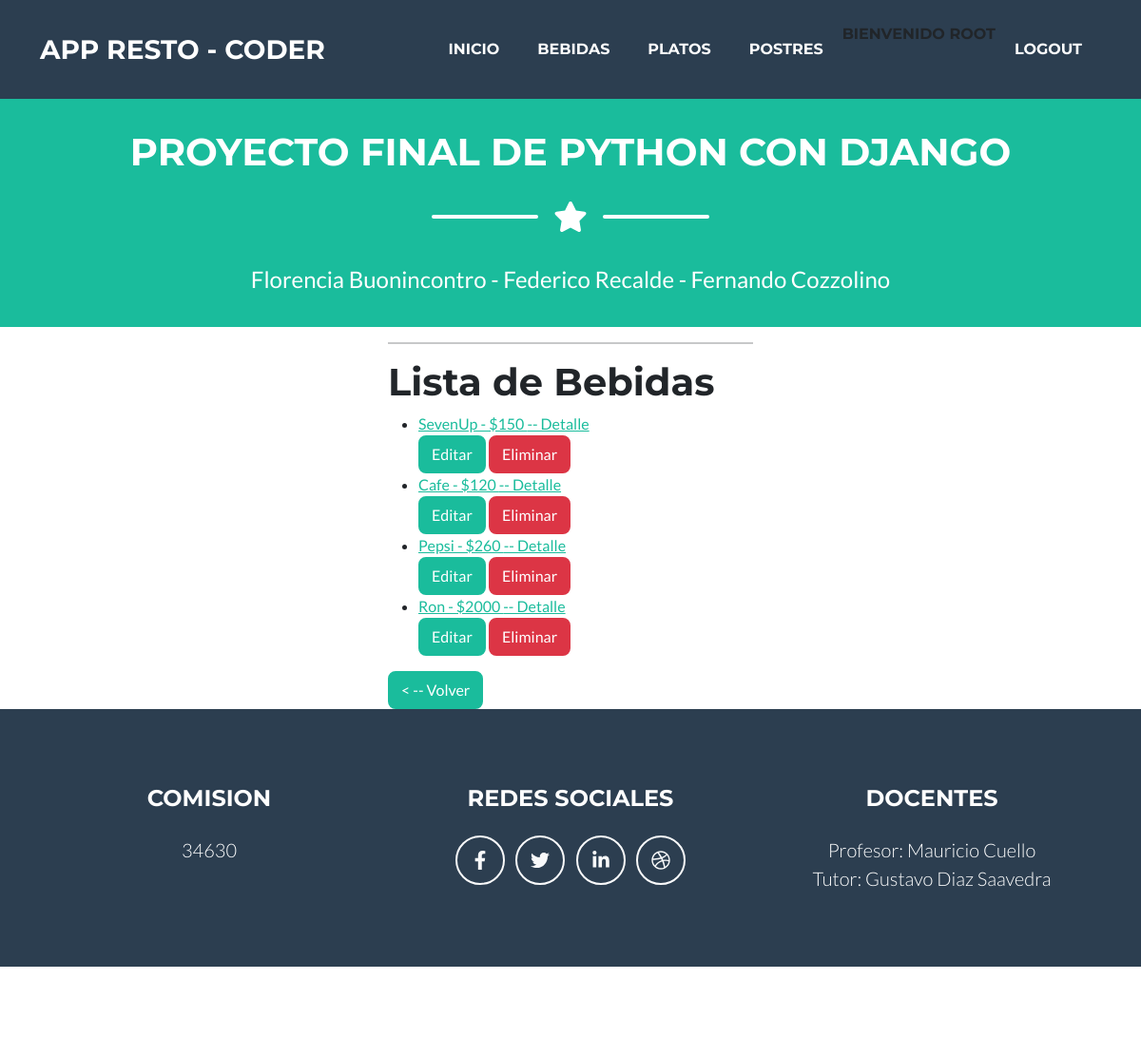
/bebidas_list (signed in), run on the app's committed database.
### AppResto/models.py (models this page shows)
class Bebida(models.Model):
    bebida =  models.CharField(max_length=50)
    precio =  models.IntegerField()
    def __str__(self):
        return f'{self.bebida} - ${self.precio}'

### AppResto/views.py (the view)
# urls.py: path('bebidas_list', BebidaList.as_view(), name='Bebidas_list'),
class BebidaList(LoginRequiredMixin, ListView):
    model = Bebida
    template_name = 'bebidas_list.html'
    context_object_name = "bebidas"

### AppResto/templates/bebidas_list.html
{% extends 'padre.html' %}
{% load static %}
{% block contenidoDinamico %}
<h1> Lista de Bebidas </h1>
<ul>
    {% for bebida in bebidas %}
        <li>
            <a href="{% url 'DetalleBebida' bebida.id %}">
                {{bebida}} -- Detalle
            </a>
        </li>
        <div>
            <a href="{% url 'ActualizaBebida' bebida.id %}" class="btn btn-primary" role="button">Editar</a>
            <a href="{% url 'EliminaBebida' bebida.id  %}"class="btn btn-danger" role="button">Eliminar</a>
        </div>
    {% endfor %}
</ul>
<a href="{% url 'Bebidas' %}" class="btn btn-primary" role="button">< -- Volver</a>
{% endblock contenidoDinamico %}

### AppResto/templates/padre.html (shortened to what this page needs)
<!DOCTYPE html>
<html lang="en">
    <head>
        {% load static %}
        <link href="{% static 'css/styles.css' %}" rel="stylesheet">
        <link href="{% static 'css/mis_estilos.css' %}" rel="stylesheet">
    </head>
    <body id="page-top">
        <nav class="navbar navbar-expand-lg bg-secondary text-uppercase fixed-top" id="mainNav">
            <div class="container">
                <a class="navbar-brand" href="#page-top">APP Resto - Coder</a>
                <div class="collapse navbar-collapse" id="navbarResponsive">
                    <ul class="navbar-nav ms-auto">
                        <li class="nav-item mx-0 mx-lg-1"><a class="nav-link py-3 px-0 px-lg-3 rounded" href="{% url 'Inicio' %}">Inicio</a></li>
                        <li class="nav-item mx-0 mx-lg-1"><a class="nav-link py-3 px-0 px-lg-3 rounded" href="{% url 'Bebidas' %}">Bebidas</a></li>
                        <li class="nav-item mx-0 mx-lg-1"><a class="nav-link py-3 px-0 px-lg-3 rounded" href="{% url 'Platos' %}">Platos</a></li>
                        <li class="nav-item mx-0 mx-lg-1"><a class="nav-link py-3 px-0 px-lg-3 rounded" href="{% url 'Postres' %}">Postres</a></li>
                        {% if user.is_authenticated %}
                            <p>Bienvenido {{user.username}}</p>
                            <li class="nav-item mx-0 mx-lg-1"><a class="nav-link py-3 px-0 px-lg-3 rounded" href="{% url 'Logout' %}">Logout</a></li>
                        {% else %}
                            <li class="nav-item mx-0 mx-lg-1"><a class="nav-link py-3 px-0 px-lg-3 rounded" href="{% url 'Login' %}">Login</a></li>
                            {% endif %}
                    </ul>
                </div>
            </div>
        </nav>
        <header class="masthead bg-primary text-white text-center">
            <div class="container d-flex align-items-center flex-column">
                <h1 class="brand text-uppercase mb-0">Proyecto Final de Python con Django</h1>
                <div class="divider-custom divider-light">
                    <div class="divider-custom-line"></div>
                    <div class="divider-custom-icon"><i class="fas fa-star"></i></div>
                    <div class="divider-custom-line"></div>
                </div>
                <p class="masthead-subheading font-weight-light mb-0">Florencia Buonincontro - Federico Recalde - Fernando Cozzolino</p>
            </div>
        </header>
        <section  class="row  justify-content-center">
            <div  class="col-sm-4 " >
                <hr>
                {% block contenidoDinamico %}
                {% endblock contenidoDinamico %}
            </div>
        </section>
        <footer class="footer text-center">
            <div class="container">
                <div class="row">
                    <div class="col-lg-4 mb-5 mb-lg-0">
                        <h4 class="text-uppercase mb-4">Comision</h4>
                        <p class="lead mb-0">
                            34630
                            <br />
                        </p>
                    </div>
                    <div class="col-lg-4 mb-5 mb-lg-0">
                        <h4 class="text-uppercase mb-4">Redes Sociales</h4>
                        <a class="btn btn-outline-light btn-social mx-1" href="#!"><i class="fab fa-fw fa-facebook-f"></i></a>
                        <a class="btn btn-outline-light btn-social mx-1" href="#!"><i class="fab fa-fw fa-twitter"></i></a>
                        <a class="btn btn-outline-light btn-social mx-1" href="#!"><i class="fab fa-fw fa-linkedin-in"></i></a>
                        <a class="btn btn-outline-light btn-social mx-1" href="#!"><i class="fab fa-fw fa-dribbble"></i></a>
                    </div>
                    <div class="col-lg-4">
                        <h4 class="text-uppercase mb-4">Docentes</h4>
                        <p class="lead mb-0">
                            Profesor: Mauricio Cuello
                            <br>
                             Tutor: Gustavo Diaz Saavedra
                        </p>
                    </div>
                </div>
            </div>
        </footer>
        <div class="copyright py-4 text-center text-white">
            <div class="container"><small>Copyright &copy; AppResto</small></div>
        </div>
    </body>
</html>

### data on the page
Bebida: bebida+precio "SevenUp - $150"
Bebida: bebida+precio "Cafe - $120"
Bebida: bebida+precio "Pepsi - $260"
Bebida: bebida+precio "Ron - $2000"

### other printed values
{{ user.username }} "ROOT"
